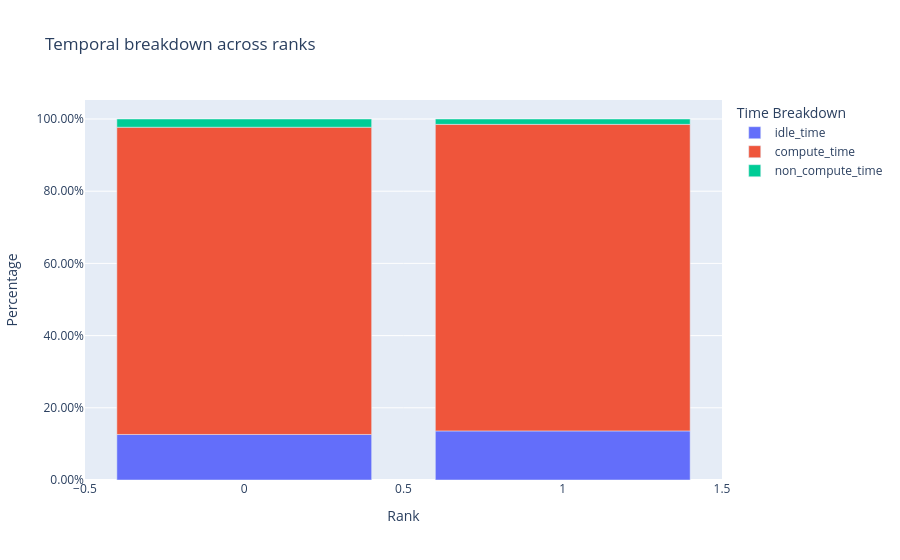

Write notebook code for a chart like this one.
### Code cell
time_spent_df = analyzer.get_temporal_breakdown()
time_spent_df

### Figure 1 — Plotly figure (JSON) as saved in the notebook; plotly's stock layout.template omitted (floating-point values rounded to 4 significant figures)
{"data": [{"hovertemplate": "variable=idle_time<br>Rank=%{x}<br>value=%{y}<extra></extra>", "legendgroup": "idle_time", "marker": {"color": "#636efa", "pattern": {"shape": ""}}, "name": "idle_time", "orientation": "v", "showlegend": true, "textposition": "auto", "type": "bar", "x": [0, 1], "xaxis": "x", "y": [0.1262, 0.136], "yaxis": "y"}, {"hovertemplate": "variable=compute_time<br>Rank=%{x}<br>value=%{y}<extra></extra>", "legendgroup": "compute_time", "marker": {"color": "#EF553B", "pattern": {"shape": ""}}, "name": "compute_time", "orientation": "v", "showlegend": true, "textposition": "auto", "type": "bar", "x": [0, 1], "xaxis": "x", "y": [0.851, 0.8492], "yaxis": "y"}, {"hovertemplate": "variable=non_compute_time<br>Rank=%{x}<br>value=%{y}<extra></extra>", "legendgroup": "non_compute_time", "marker": {"color": "#00cc96", "pattern": {"shape": ""}}, "name": "non_compute_time", "orientation": "v", "showlegend": true, "textposition": "auto", "type": "bar", "x": [0, 1], "xaxis": "x", "y": [0.02279, 0.01488], "yaxis": "y"}], "layout": {"barmode": "relative", "legend": {"title": {"text": "Time Breakdown"}, "tracegroupgap": 0}, "title": {"text": "Temporal breakdown across ranks"}, "xaxis": {"anchor": "y", "domain": [0, 1], "title": {"text": "Rank"}}, "yaxis": {"anchor": "x", "domain": [0, 1], "tickformat": ".2%", "title": {"text": "Percentage"}}}}
